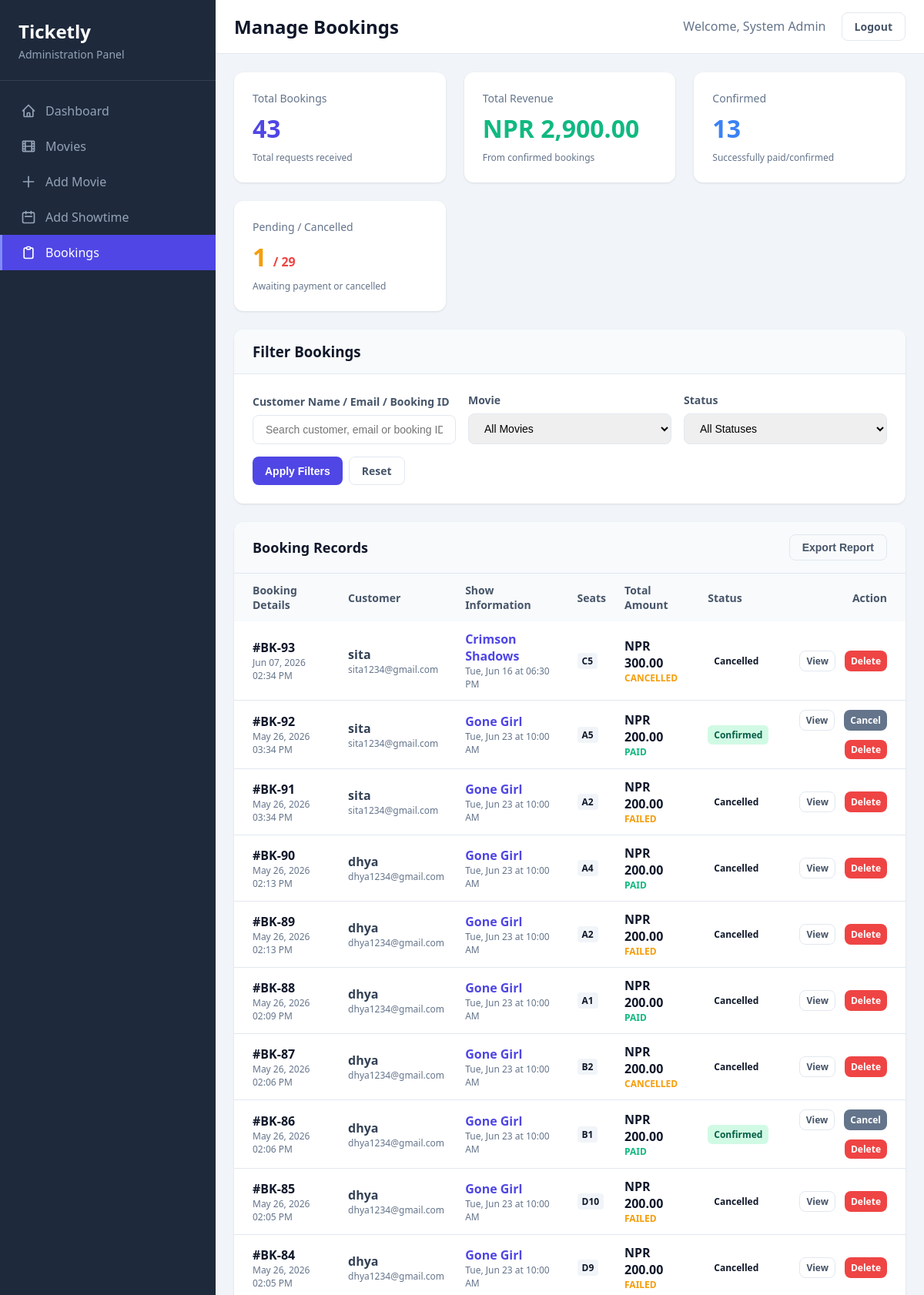
The app's page /admin/bookings.php (signed in, upper part) with its own data.
### tables this page shows
CREATE TABLE `bookings` (
  `booking_id` int(11) NOT NULL,
  `customer_id` int(11) NOT NULL,
  `showtime_id` int(11) NOT NULL,
  `seat_label` varchar(10) NOT NULL,
  `amount` decimal(8,2) DEFAULT NULL,
  `status` enum('Confirmed','Cancelled','Pending') DEFAULT 'Pending',
  `created_at` timestamp NOT NULL DEFAULT current_timestamp(),
  `payment_status` varchar(20) DEFAULT 'Unpaid',
  `payment_ref` varchar(100) DEFAULT NULL,
  `movie_id` int(11) DEFAULT NULL,
  `transaction_uuid` varchar(100) DEFAULT NULL
);

CREATE TABLE `customers` (
  `customer_id` int(11) NOT NULL,
  `name` varchar(100) NOT NULL,
  `email` varchar(150) NOT NULL,
  `phone` varchar(20) DEFAULT NULL,
  `gender` varchar(20) DEFAULT NULL,
  `age` int(11) DEFAULT NULL,
  `password` varchar(255) NOT NULL,
  `created_at` timestamp NOT NULL DEFAULT current_timestamp(),
  `role` varchar(20) DEFAULT NULL
);

CREATE TABLE `movies` (
  `movie_id` int(11) NOT NULL,
  `title` varchar(200) NOT NULL,
  `description` text DEFAULT NULL,
  `genre` varchar(100) DEFAULT NULL,
  `language` varchar(50) DEFAULT NULL,
  `duration` int(11) DEFAULT NULL,
  `poster` varchar(255) DEFAULT NULL,
  `release_date` date DEFAULT NULL,
  `created_at` timestamp NOT NULL DEFAULT current_timestamp(),
  `bookings_count` int(11) DEFAULT 0,
  `status` varchar(50) NOT NULL DEFAULT 'Now Showing'
);

CREATE TABLE `showtimes` (
  `showtime_id` int(11) NOT NULL,
  `movie_id` int(11) NOT NULL,
  `show_date` date NOT NULL,
  `show_time` time NOT NULL,
  `screen` varchar(50) DEFAULT NULL,
  `base_price` decimal(8,2) DEFAULT 250.00
);

### admin/bookings.php (the view, shortened to what this page needs)
<?php
require_once '../includes/config.php';
$search = isset($_GET['search']) ? trim($_GET['search']) : '';
$sql = "
    SELECT
        b.booking_id,
        b.customer_id,
        b.movie_id,
        b.showtime_id,
        b.seat_label AS selected_seats,
        b.amount,
        b.created_at,
        b.status,
        b.payment_status,
        m.title AS movie_title,
        c.name AS customer_name,
        c.email AS customer_email,
        s.show_date,
        s.show_time
    FROM bookings b
    LEFT JOIN movies m ON b.movie_id = m.movie_id
    LEFT JOIN customers c ON b.customer_id = c.customer_id
    LEFT JOIN showtimes s ON b.showtime_id = s.showtime_id
    WHERE 1=1
";
$params = [];
$sql .= " ORDER BY b.created_at DESC";
$stmt = $pdo->prepare($sql);
$stmt->execute($params);
$bookings = $stmt->fetchAll();
$totalBookings = count($bookings);
$totalRevenue = 0;
$confirmedCount = 0;
$pendingCount = 0;
$cancelledCount = 0;
foreach ($bookings as $b) {
    if ($b['status'] === 'Confirmed') {
        $totalRevenue += $b['amount'];
        $confirmedCount++;
    } elseif ($b['status'] === 'Pending') {
        $pendingCount++;
    } elseif ($b['status'] === 'Cancelled') {
        $cancelledCount++;
    }
}
require_once 'includes/admin_header.php';
?>
<div class="stats-grid">
    <div class="stat-card">
        <div class="stat-label">Total Bookings</div>
        <div class="stat-value"><?= number_format($totalBookings) ?></div>
        <div style="font-size: 0.75rem; color: #64748b; margin-top: 0.5rem;">Total requests received</div>
    </div>
    <div class="stat-card">
        <div class="stat-label">Total Revenue</div>
        <div class="stat-value" style="color: #10b981;">NPR <?= number_format($totalRevenue, 2) ?></div>
        <div style="font-size: 0.75rem; color: #64748b; margin-top: 0.5rem;">From confirmed bookings</div>
    </div>
    <div class="stat-card">
        <div class="stat-label">Confirmed</div>
        <div class="stat-value" style="color: #3b82f6;"><?= number_format($confirmedCount) ?></div>
        <div style="font-size: 0.75rem; color: #64748b; margin-top: 0.5rem;">Successfully paid/confirmed</div>
    </div>
    <div class="stat-card">
        <div class="stat-label">Pending / Cancelled</div>
        <div class="stat-value" style="color: #f59e0b;">
            <?= number_format($pendingCount) ?>
            <span style="font-size: 1rem; color: #ef4444;">/ <?= number_format($cancelledCount) ?></span>
        </div>
        <div style="font-size: 0.75rem; color: #64748b; margin-top: 0.5rem;">Awaiting payment or cancelled</div>
    </div>
</div>
<div class="search-section">
    <div class="search-header">
        <h3>Filter Bookings</h3>
    </div>
    <div class="search-body">
        <form method="GET" class="search-form">
            <div class="search-group">
                <label class="search-label">Customer Name / Email / Booking ID</label>
                <input
                    type="text"
                    name="search"
                    class="search-input"
                    placeholder="Search customer, email or booking ID..."
                    value="<?= htmlspecialchars($search) ?>"
                >
            </div>
            <div class="search-group">
                <label class="search-label">Movie</label>
                <select name="movie_id" class="search-select">
                    <option value="">All Movies</option>
                </select>
            </div>
            <div class="search-group">
                <label class="search-label">Status</label>
                <select name="status" class="search-select">
                    <option value="">All Statuses</option>
                </select>
            </div>
            <div class="search-actions" style="display: flex; gap: 0.5rem;">
                <button type="submit" class="btn btn-primary">Apply Filters</button>
                <a href="bookings.php" class="btn btn-outline">Reset</a>
            </div>
        </form>
    </div>
</div>
<div class="card">
    <div class="card-header">
        <h3>Booking Records</h3>
        <div style="display: flex; gap: 0.5rem;">
            <button onclick="window.print()" class="btn btn-outline">
                Export Report
            </button>
        </div>
    </div>
    <div class="card-body" style="padding: 0;">
        <div class="table-container">
            <table>
                <thead>
                    <tr>
                        <th style="padding-left: 1.5rem;">Booking Details</th>
                        <th>Customer</th>
                        <th>Show Information</th>
                        <th>Seats</th>
                        <th>Total Amount</th>
                        <th>Status</th>
                        <th style="padding-right: 1.5rem; text-align: right;">Action</th>
                    </tr>
                </thead>
                <tbody>
                    <?php if (!$bookings): ?>
                        <tr>
                            <td colspan="7" style="text-align: center; padding: 3rem; color: #64748b;">
                                No bookings found.
                            </td>
                        </tr>
                    <?php else: ?>
                        <?php foreach ($bookings as $b): ?>
                            <?php
                            $paymentStatus = strtolower($b['payment_status'] ?? 'unpaid');
                            ?>
                            <tr>
                                <td style="padding-left: 1.5rem;">
                                    <div style="font-weight: 700; color: #0f172a;">
                                        #BK-<?= htmlspecialchars($b['booking_id']) ?>
                                    </div>
                                    <div style="font-size: 0.75rem; color: #64748b;">
                                        <?= date('M d, Y h:i A', strtotime($b['created_at'])) ?>
                                    </div>
                                </td>
                                <td>
                                    <div style="font-weight: 600; color: #334155;">
                                        <?= htmlspecialchars($b['customer_name'] ?? 'Unknown Customer') ?>
                                    </div>
                                    <div style="font-size: 0.75rem; color: #64748b;">
                                        <?= htmlspecialchars($b['customer_email'] ?? 'No email') ?>
                                    </div>
                                </td>
                                <td>
                                    <div style="font-weight: 600; color: #4f46e5;">
                                        <?= htmlspecialchars($b['movie_title'] ?? 'Unknown Movie') ?>
                                    </div>
                                    <div style="font-size: 0.75rem; color: #64748b;">
                                        <?php if (!empty($b['show_date']) && !empty($b['show_time'])): ?>
                                            <?= date('D, M d', strtotime($b['show_date'])) ?>
                                            at
                                            <?= date('h:i A', strtotime($b['show_time'])) ?>
                                        <?php else: ?>
                                            Showtime not available
                                        <?php endif; ?>
                                    </div>
                                </td>
                                <td>
                                    <div style="display: flex; gap: 0.25rem; flex-wrap: wrap;">
                                        <?php
                                        $seats = explode(',', $b['selected_seats'] ?? '');
                                        foreach ($seats as $seat):
                                        ?>
                                            <span style="display: inline-block; padding: 0.125rem 0.375rem; background: #f1f5f9; border-radius: 0.25rem; font-size: 0.75rem; font-weight: 700;">
                                                <?= htmlspecialchars(trim($seat)) ?>
                                            </span>
                                        <?php endforeach; ?>
                                    </div>
                                </td>
                                <td>
                                    <div style="font-weight: 700; color: #0f172a;">
                                        NPR <?= number_format((float)$b['amount'], 2) ?>
                                    </div>
                                    <div style="font-size: 0.75rem; color: <?= $paymentStatus === 'paid' ? '#10b981' : '#f59e0b' ?>; font-weight: 600; text-transform: uppercase;">
                                        <?= htmlspecialchars($b['payment_status'] ?: 'Unpaid') ?>
                                    </div>
                                </td>
                                <td>
                                    <span class="badge
                                        <?= $b['status'] === 'Confirmed' ? 'badge-success' : ($b['status'] === 'Pending' ? 'badge-warning' : 'badge-danger') ?>">
                                        <?= htmlspecialchars($b['status']) ?>
                                    </span>
                                </td>
                                <td style="padding-right: 1.5rem; text-align: right;">
                                    <div class="btn-group" style="justify-content: flex-end;">
                                        <a
                                            href="view_booking.php?booking_id=<?= $b['booking_id'] ?>"
                                            class="btn btn-outline"
                                            style="padding: 0.25rem 0.5rem; font-size: 0.75rem;"
                                            title="View Booking"
                                        >
                                            View
                                        </a>
                                        <?php if ($b['status'] !== 'Cancelled'): ?>
                                            <a
                                                href="bookings.php?cancel_id=<?= $b['booking_id'] ?>"
                                                class="btn btn-secondary"
                                                style="padding: 0.25rem 0.5rem; font-size: 0.75rem;"
                                                title="Cancel Booking"
                                                onclick="return confirm('Mark this booking as Cancelled?')"
                                            >
                                                Cancel
                                            </a>
                                        <?php endif; ?>
                                        <a
                                            href="bookings.php?delete_id=<?= $b['booking_id'] ?>"
                                            class="btn btn-danger"
                                            style="padding: 0.25rem 0.5rem; font-size: 0.75rem;"
                                            title="Delete Record"
                                            onclick="return confirm('Permanently delete this booking record?')"
                                        >
                                            Delete
                                        </a>
                                    </div>
                                </td>
                            </tr>
                        <?php endforeach; ?>
                    <?php endif; ?>
                </tbody>
            </table>
        </div>
    </div>
</div>
<?php require_once 'includes/admin_footer.php'; ?>

### admin/includes/admin_header.php (style rules this page uses)
* { margin: 0; padding: 0; box-sizing: border-box; }
body { font-family: 'Segoe UI', Tahoma, Geneva, Verdana, sans-serif; background: #f1f5f9; color: #0f172a; }
.stats-grid { display: grid; grid-template-columns: repeat(auto-fit, minmax(240px, 1fr)); gap: 1.5rem; margin-bottom: 1.5rem; }
.stat-card { background: white; padding: 1.5rem; border-radius: 0.75rem; box-shadow: 0 1px 3px rgba(0,0,0,0.1); }
.stat-label { font-size: 0.875rem; color: #64748b; margin-bottom: 0.5rem; }
.stat-value { font-size: 2rem; font-weight: 700; color: #4f46e5; }
.card { background: white; border-radius: 0.75rem; box-shadow: 0 1px 3px rgba(0,0,0,0.1); margin-bottom: 1.5rem; overflow: hidden; }
.card-header { padding: 1rem 1.5rem; border-bottom: 1px solid #e2e8f0; background: #f8fafc; display: flex; justify-content: space-between; align-items: center; flex-wrap: wrap; gap: 1rem; }
.card-header h3 { font-size: 1.125rem; font-weight: 600; color: #0f172a; }
.card-body { padding: 1.5rem; }
.btn { display: inline-flex; align-items: center; gap: 0.5rem; padding: 0.5rem 1rem; font-size: 0.875rem; font-weight: 600; border-radius: 0.5rem; border: none; cursor: pointer; text-decoration: none; transition: all 0.2s; }
.btn-primary { background: #4f46e5; color: white; }
.btn-secondary { background: #64748b; color: white; }
.btn-outline { background: transparent; border: 1px solid #e2e8f0; color: #475569; }
.btn-danger { background: #ef4444; color: white; }
.btn-group { display: flex; gap: 0.75rem; flex-wrap: wrap; }
.table-container { overflow-x: auto; }
table { width: 100%; border-collapse: collapse; }
th { text-align: left; padding: 0.75rem; background: #f8fafc; font-weight: 600; color: #475569; font-size: 0.875rem; }
td { padding: 0.75rem; border-bottom: 1px solid #e2e8f0; }
.badge { display: inline-block; padding: 0.25rem 0.5rem; font-size: 0.75rem; font-weight: 600; border-radius: 0.375rem; }
.badge-success { background: #d1fae5; color: #065f46; }
.search-section { background: white; border-radius: 0.75rem; box-shadow: 0 1px 3px rgba(0,0,0,0.1); margin-bottom: 1.5rem; overflow: hidden; }
.search-header { padding: 1rem 1.5rem; border-bottom: 1px solid #e2e8f0; background: #f8fafc; }
.search-body { padding: 1.5rem; }
.search-form { display: flex; flex-wrap: wrap; gap: 1rem; align-items: flex-end; }
.search-group { flex: 1; min-width: 200px; }
.search-label { display: block; margin-bottom: 0.5rem; font-weight: 600; color: #475569; font-size: 0.875rem; }
.search-input, .search-select { width: 100%; padding: 0.625rem 1rem; border: 1px solid #e2e8f0; border-radius: 0.5rem; font-size: 0.875rem; }

### records on screen
bookings: booking_id "93", created_at "Jun 07, 2026 02:34 PM", customer.name "sita", customer.email "sita1234@gmail.com", movie.title "Crimson Shadows", showtime.show_date "Tue, Jun 16", showtime.show_time "06:30 PM", seat_label "C5", amount "300.00", payment_status "CANCELLED", status "Cancelled"
bookings: booking_id "92", created_at "May 26, 2026 03:34 PM", customer.name "sita", customer.email "sita1234@gmail.com", movie.title "Gone Girl", showtime.show_date "Tue, Jun 23", showtime.show_time "10:00 AM", seat_label "A5", amount "200.00", payment_status "PAID", status "Confirmed"
bookings: booking_id "91", created_at "May 26, 2026 03:34 PM", customer.name "sita", customer.email "sita1234@gmail.com", movie.title "Gone Girl", showtime.show_date "Tue, Jun 23", showtime.show_time "10:00 AM", seat_label "A2", amount "200.00", payment_status "FAILED", status "Cancelled"
bookings: booking_id "90", created_at "May 26, 2026 02:13 PM", customer.name "dhya", customer.email "dhya1234@gmail.com", movie.title "Gone Girl", showtime.show_date "Tue, Jun 23", showtime.show_time "10:00 AM", seat_label "A4", amount "200.00", payment_status "PAID", status "Cancelled"
bookings: booking_id "89", created_at "May 26, 2026 02:13 PM", customer.name "dhya", customer.email "dhya1234@gmail.com", movie.title "Gone Girl", showtime.show_date "Tue, Jun 23", showtime.show_time "10:00 AM", seat_label "A2", amount "200.00", payment_status "FAILED", status "Cancelled"
bookings: booking_id "88", created_at "May 26, 2026 02:09 PM", customer.name "dhya", customer.email "dhya1234@gmail.com", movie.title "Gone Girl", showtime.show_date "Tue, Jun 23", showtime.show_time "10:00 AM", seat_label "A1", amount "200.00", payment_status "PAID", status "Cancelled"
bookings: booking_id "87", created_at "May 26, 2026 02:06 PM", customer.name "dhya", customer.email "dhya1234@gmail.com", movie.title "Gone Girl", showtime.show_date "Tue, Jun 23", showtime.show_time "10:00 AM", seat_label "B2", amount "200.00", payment_status "CANCELLED", status "Cancelled"
bookings: booking_id "86", created_at "May 26, 2026 02:06 PM", customer.name "dhya", customer.email "dhya1234@gmail.com", movie.title "Gone Girl", showtime.show_date "Tue, Jun 23", showtime.show_time "10:00 AM", seat_label "B1", amount "200.00", payment_status "PAID", status "Confirmed"
bookings: booking_id "85", created_at "May 26, 2026 02:05 PM", customer.name "dhya", customer.email "dhya1234@gmail.com", movie.title "Gone Girl", showtime.show_date "Tue, Jun 23", showtime.show_time "10:00 AM", seat_label "D10", amount "200.00", payment_status "FAILED", status "Cancelled"
bookings: booking_id "84", created_at "May 26, 2026 02:05 PM", customer.name "dhya", customer.email "dhya1234@gmail.com", movie.title "Gone Girl", showtime.show_date "Tue, Jun 23", showtime.show_time "10:00 AM", seat_label "D9", amount "200.00", payment_status "FAILED", status "Cancelled"

### other values on screen
$page_title "Manage Bookings"
$_SESSION['username'] "System Admin"
$totalBookings "43"
$totalRevenue "2,900.00"
$confirmedCount "13"
$pendingCount "1"
$cancelledCount "29"
